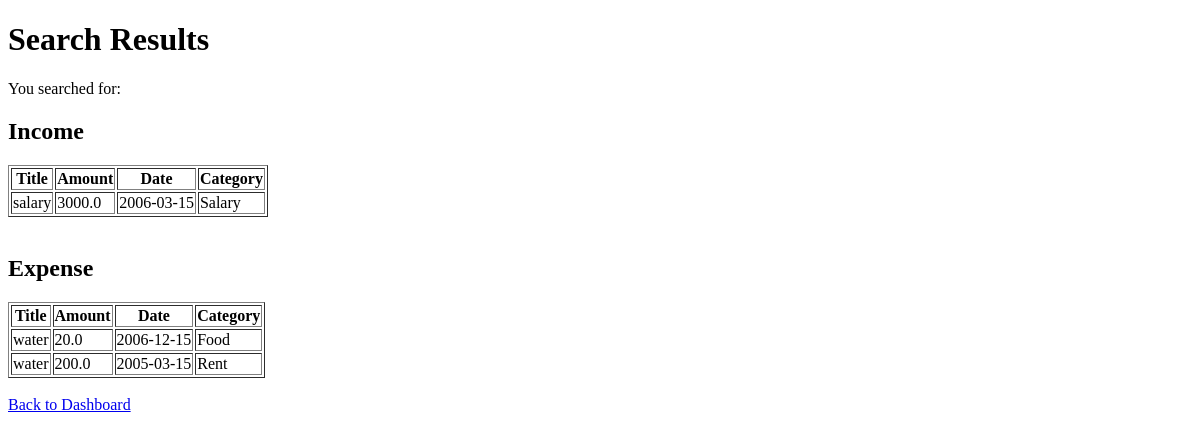
Before: /search with the older database file.
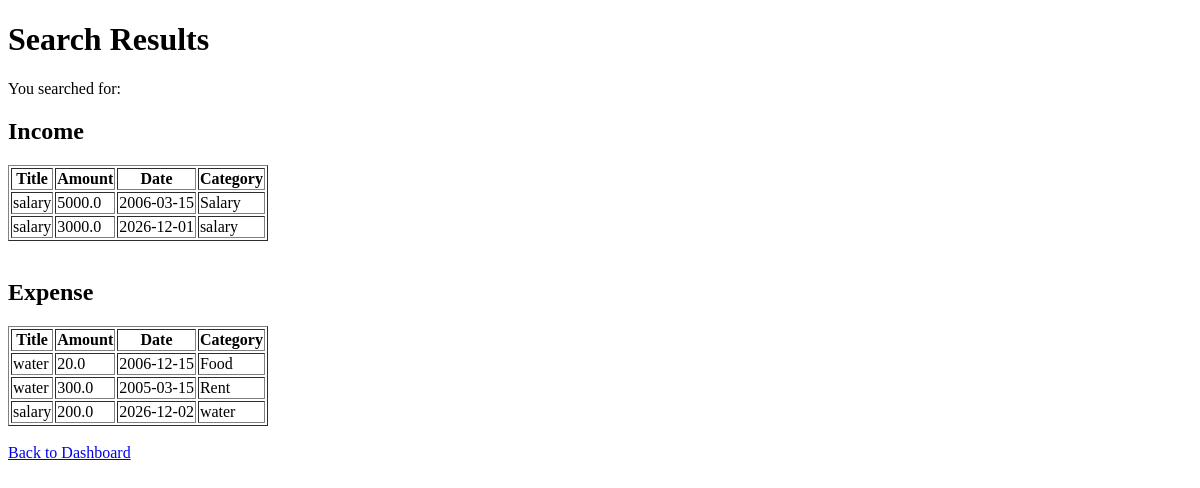
After: the same page with the newer database file.
### tables this page shows
CREATE TABLE income (
    id INTEGER PRIMARY KEY AUTOINCREMENT,
    user_id INTEGER,
    title TEXT,
    amount REAL,
    transaction_date TEXT,
    category TEXT
);

CREATE TABLE expenses (
    id INTEGER PRIMARY KEY AUTOINCREMENT,
    user_id INTEGER,
    title TEXT,
    amount REAL,
    transaction_date TEXT,
    category TEXT
);

### routes/finance.py (the view)
@app.route('/search', methods=['GET'])
def search():
    keyword = request.args.get("keyword", "")
    search_keyword = "%" + keyword + "%"
    cursor.execute(
        """
        SELECT title, amount, transaction_date, category
        FROM income
        WHERE title LIKE ?
        """,
        (search_keyword,)
    )
    income_results = cursor.fetchall()
    cursor.execute(
        """
        SELECT title, amount, transaction_date, category
        FROM expenses
        WHERE title LIKE ?
        """,
        (search_keyword,)
    )
    expense_results = cursor.fetchall()
    return render_template(
        "search.html",
        income_results=income_results,
        expense_results=expense_results,
        keyword=keyword
    )

### templates/search.html (shortened to what this page needs)
<!DOCTYPE html>
<html>
<head>
</head>
<body>
<h1>Search Results</h1>
<p>You searched for: <b>{{ keyword }}</b></p>
<h2>Income</h2>
<table border="1">
<tr>
    <th>Title</th>
    <th>Amount</th>
    <th>Date</th>
    <th>Category</th>
</tr>
{% for row in income_results %}
<tr>
    <td>{{ row[0] }}</td>
    <td>{{ row[1] }}</td>
    <td>{{ row[2] }}</td>
    <td>{{ row[3] }}</td>
</tr>
{% endfor %}
</table>
<br>
<h2>Expense</h2>
<table border="1">
<tr>
    <th>Title</th>
    <th>Amount</th>
    <th>Date</th>
    <th>Category</th>
</tr>
{% for row in expense_results %}
<tr>
    <td>{{ row[0] }}</td>
    <td>{{ row[1] }}</td>
    <td>{{ row[2] }}</td>
    <td>{{ row[3] }}</td>
</tr>
{% endfor %}
</table>
<br>
<a href="/dashboard">Back to Dashboard</a>
</body>
</html>

Changed rows visible on the page:
changed income "Salary": amount "3000.0" → "5000.0"
added income: title "salary", amount "3000.0", transaction_date "2026-12-01", category "salary"
changed expenses "Rent": amount "200.0" → "300.0"
added expenses: title "salary", amount "200.0", transaction_date "2026-12-02", category "water"
